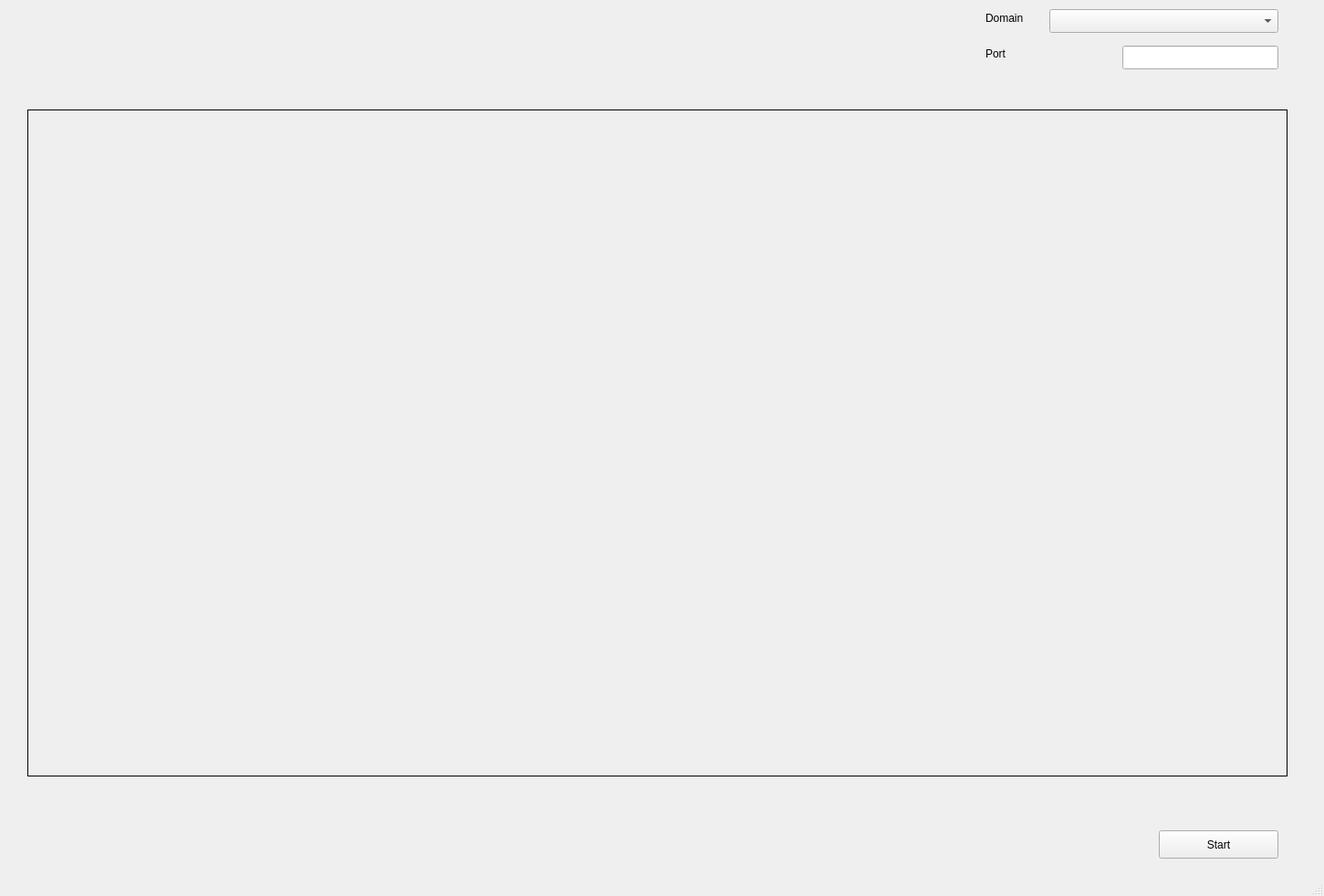
<?xml version="1.0" encoding="UTF-8"?>
<ui version="4.0">
 <class>MainWindow</class>
 <widget class="QMainWindow" name="MainWindow">
  <property name="geometry">
   <rect>
    <x>0</x>
    <y>0</y>
    <width>1451</width>
    <height>982</height>
   </rect>
  </property>
  <property name="windowTitle">
   <string>Desktop Share</string>
  </property>
  <widget class="QWidget" name="centralwidget">
   <widget class="QComboBox" name="hostCombo">
    <property name="geometry">
     <rect>
      <x>1150</x>
      <y>10</y>
      <width>251</width>
      <height>26</height>
     </rect>
    </property>
    <property name="layoutDirection">
     <enum>Qt::LeftToRight</enum>
    </property>
   </widget>
   <widget class="QLabel" name="domainLabel">
    <property name="geometry">
     <rect>
      <x>1080</x>
      <y>11</y>
      <width>58</width>
      <height>18</height>
     </rect>
    </property>
    <property name="text">
     <string>Domain</string>
    </property>
   </widget>
   <widget class="QLabel" name="portLabel">
    <property name="geometry">
     <rect>
      <x>1080</x>
      <y>50</y>
      <width>31</width>
      <height>18</height>
     </rect>
    </property>
    <property name="text">
     <string>Port</string>
    </property>
   </widget>
   <widget class="QLineEdit" name="portLineEdit">
    <property name="geometry">
     <rect>
      <x>1230</x>
      <y>50</y>
      <width>171</width>
      <height>26</height>
     </rect>
    </property>
   </widget>
   <widget class="QPushButton" name="streamButton">
    <property name="geometry">
     <rect>
      <x>1270</x>
      <y>910</y>
      <width>131</width>
      <height>31</height>
     </rect>
    </property>
    <property name="cursor">
     <cursorShape>PointingHandCursor</cursorShape>
    </property>
    <property name="text">
     <string>Start</string>
    </property>
   </widget>
   <widget class="QLabel" name="desktopView">
    <property name="geometry">
     <rect>
      <x>30</x>
      <y>120</y>
      <width>1381</width>
      <height>731</height>
     </rect>
    </property>
    <property name="sizePolicy">
     <sizepolicy hsizetype="Expanding" vsizetype="Expanding">
      <horstretch>0</horstretch>
      <verstretch>0</verstretch>
     </sizepolicy>
    </property>
    <property name="frameShape">
     <enum>QFrame::Box</enum>
    </property>
    <property name="text">
     <string/>
    </property>
    <property name="alignment">
     <set>Qt::AlignCenter</set>
    </property>
   </widget>
  </widget>
  <widget class="QMenuBar" name="menubar">
   <property name="geometry">
    <rect>
     <x>0</x>
     <y>0</y>
     <width>1451</width>
     <height>23</height>
    </rect>
   </property>
  </widget>
  <widget class="QStatusBar" name="statusbar"/>
 </widget>
 <resources/>
 <connections/>
</ui>
